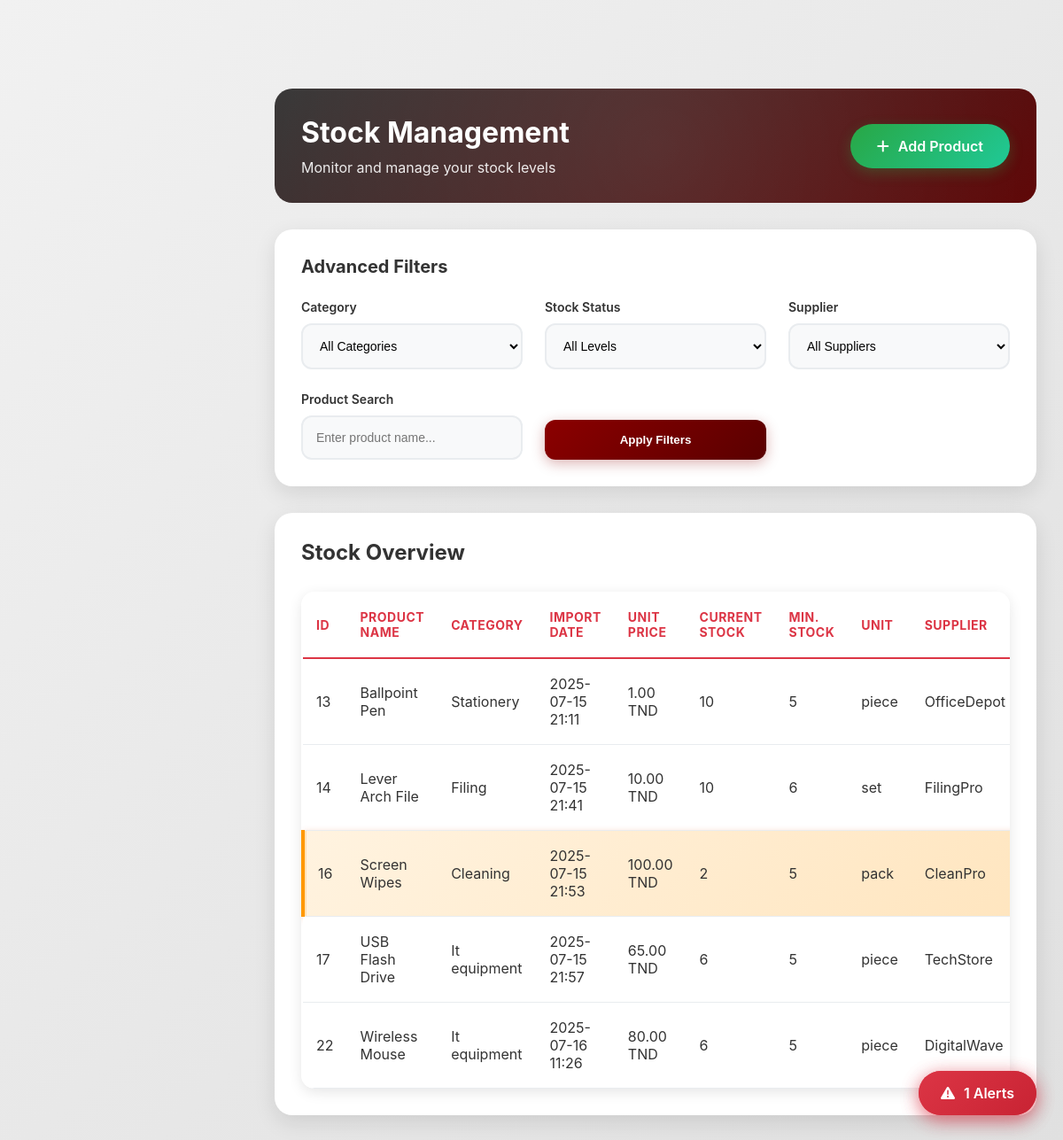
/stockroom.php, run on an earlier commit of the app's database.
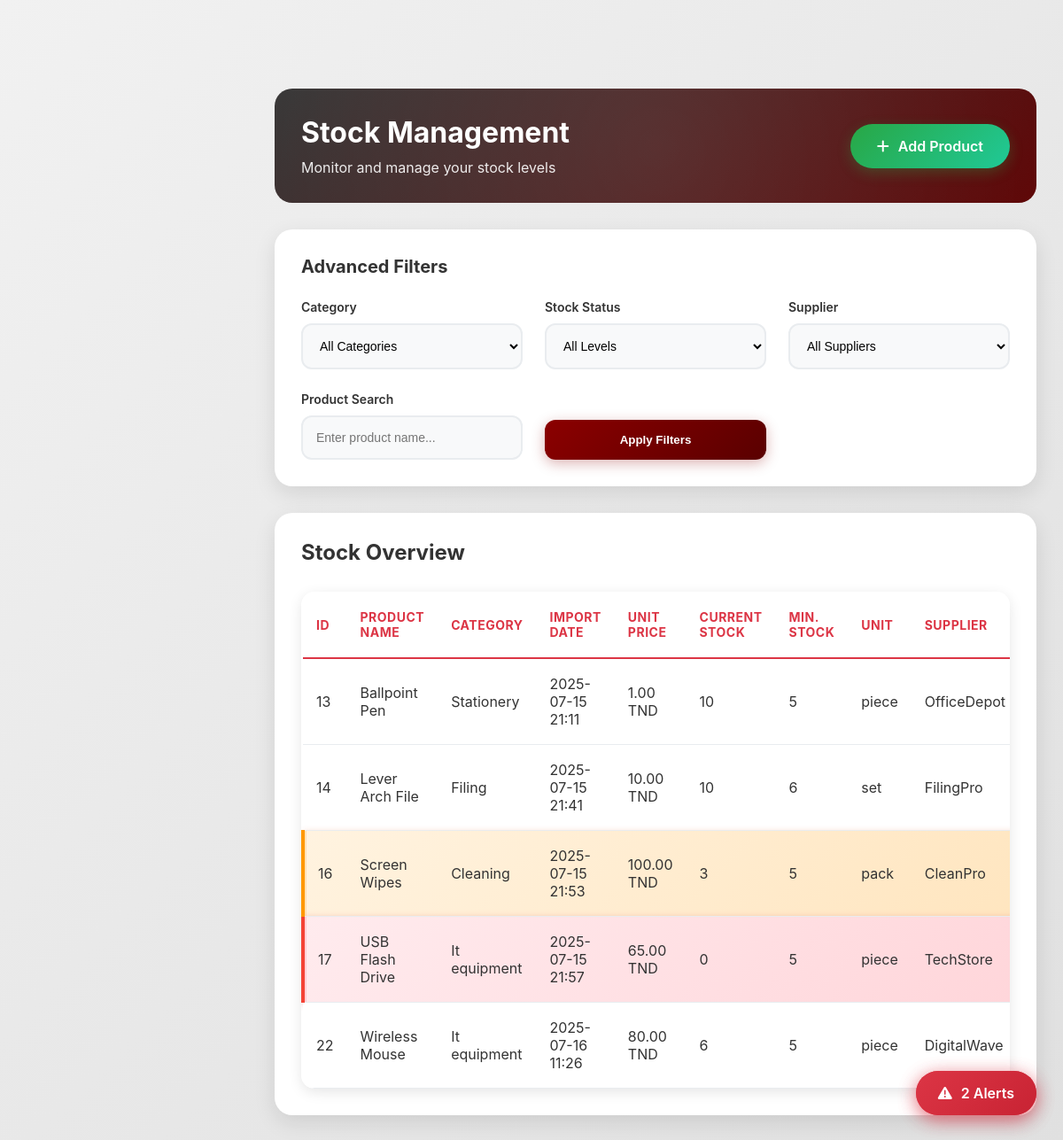
And on a later commit of the database.
### tables this page shows
CREATE TABLE `article` (
  `id_article` int(11) NOT NULL,
  `nom` varchar(100) NOT NULL,
  `description` text DEFAULT NULL,
  `marque` varchar(50) DEFAULT NULL,
  `id_categorie` int(11) DEFAULT NULL,
  `date_importation` datetime NOT NULL,
  `fournisseur` varchar(100) NOT NULL,
  `seuil_min` int(100) NOT NULL,
  `unit` varchar(20) NOT NULL DEFAULT 'piece',
  `current_stock` int(11) NOT NULL DEFAULT 0,
  `prix_unitaire` decimal(10,0) NOT NULL,
  `totale_achat` decimal(10,0) NOT NULL,
  `image` varchar(255) NOT NULL
);

CREATE TABLE `categories` (
  `id_categorie` int(11) NOT NULL,
  `nom_categorie` varchar(50) NOT NULL,
  `description` text DEFAULT NULL,
  `icon` varchar(50) DEFAULT NULL,
  `date_creation` datetime DEFAULT current_timestamp()
);

### stockroom.php (the view, shortened to what this page needs)
<!DOCTYPE html>
<html lang="fr">
<head>
    <link href="https://cdnjs.cloudflare.com/ajax/libs/font-awesome/6.0.0/css/all.min.css" rel="stylesheet">
</head>
<body>
<?php
$servername = "localhost";
$username = "root";
$password = "";
$dbname = "ch office track";
try {
    $pdo = new PDO("mysql:host=$servername;dbname=$dbname", $username, $password);
    $pdo->setAttribute(PDO::ATTR_ERRMODE, PDO::ERRMODE_EXCEPTION);
    $stmt = $pdo->query("SELECT a.*, c.nom_categorie as categorie_nom
                         FROM article a
                         LEFT JOIN categories c ON a.id_categorie = c.id_categorie");
    $products = $stmt->fetchAll(PDO::FETCH_ASSOC);
} catch(PDOException $e) {
    die("Erreur de connexion: " . $e->getMessage());
}
?>
<main class="main-content">
    <div class="page-header">
        <div class="page-header-content">
            <div>
                <h1 class="page-title">Stock Management</h1>
                <p class="page-subtitle">Monitor and manage your stock levels</p>
            </div>
            <a href="addproduct.php" class="add-product-btn">
                <i class="fas fa-plus"></i>
                Add Product
            </a>
        </div>
    </div>
    <div class="filters-section">
        <div class="filters-header">
            <h3 class="filters-title">Advanced Filters</h3>
        </div>
        <div class="filters-grid">
            <div class="filter-group">
                <label class="filter-label">Category</label>
                <select class="filter-input" id="categoryFilter" onchange="applyFilters()">
                    <option value="">All Categories</option>
                </select>
            </div>
            <div class="filter-group">
                <label class="filter-label">Stock Status</label>
                <select class="filter-input" id="stockFilter" onchange="applyFilters()">
                    <option value="">All Levels</option>
                </select>
            </div>
            <div class="filter-group">
                <label class="filter-label">Supplier</label>
                <select class="filter-input" id="supplierFilter" onchange="applyFilters()">
                    <option value="">All Suppliers</option>
                </select>
            </div>
            <div class="filter-group">
                <label class="filter-label">Product Search</label>
                <input type="text" class="filter-input" id="productSearch" placeholder="Enter product name..." onkeyup="applyFilters()">
            </div>
            <div class="filter-group">
                <button class="btn-primary" style="padding: 15px; width: 100%;" onclick="applyFilters()">
                    Apply Filters
                </button>
            </div>
        </div>
    </div>
    <div class="products-section">
        <div class="section-header">
            <h3 class="section-title">Stock Overview</h3>
        </div>
        <div class="table-container">
            <table class="products-table">
                <thead>
                    <tr>
                        <th>ID</th>
                        <th>Product Name</th>
                        <th>Category</th>
                        <th>Import Date</th>
                        <th>Unit Price</th>
                        <th>Current Stock</th>
                        <th>Min. Stock</th>
                        <th>Unit</th>
                        <th>Supplier</th>
                    </tr>
                </thead>
                <tbody id="productsTableBody">
                    <?php foreach ($products as $product): ?>
                    <?php
                        $stockClass = '';
                        if ($product['current_stock'] == 0) {
                            $stockClass = 'stock-out';
                        } elseif ($product['current_stock'] < $product['seuil_min']) {
                            $stockClass = 'stock-low';
                        } else {
                            $stockClass = 'stock-normal';
                        }
                    ?>
                    <tr class="<?php echo $stockClass; ?>" data-id="<?php echo $product['id_article']; ?>">
                        <td><?php echo $product['id_article']; ?></td>
                        <td><?php echo htmlspecialchars($product['nom']); ?></td>
                        <td><?php echo htmlspecialchars($product['categorie_nom']); ?></td>
                        <td><?php echo date('Y-m-d H:i', strtotime($product['date_importation'])); ?></td>
                        <td><?php echo number_format($product['prix_unitaire'], 2); ?> TND</td>
                        <td><?php echo $product['current_stock']; ?></td>
                        <td><?php echo $product['seuil_min']; ?></td>
                        <td><?php echo htmlspecialchars($product['unit']); ?></td>
                        <td><?php echo htmlspecialchars($product['fournisseur']); ?></td>
                    </tr>
                    <?php endforeach; ?>
                </tbody>
            </table>
        </div>
    </div>
</main>

What changed in the data, as far as the page shows it:
changed article "Screen Wipes": current_stock "2" → "3"
changed article "USB Flash Drive": current_stock "6" → "0"
Also different on the page:
text written by a page script: "1 Alerts 1 Alerts" → "2 Alerts 2 Alerts"
